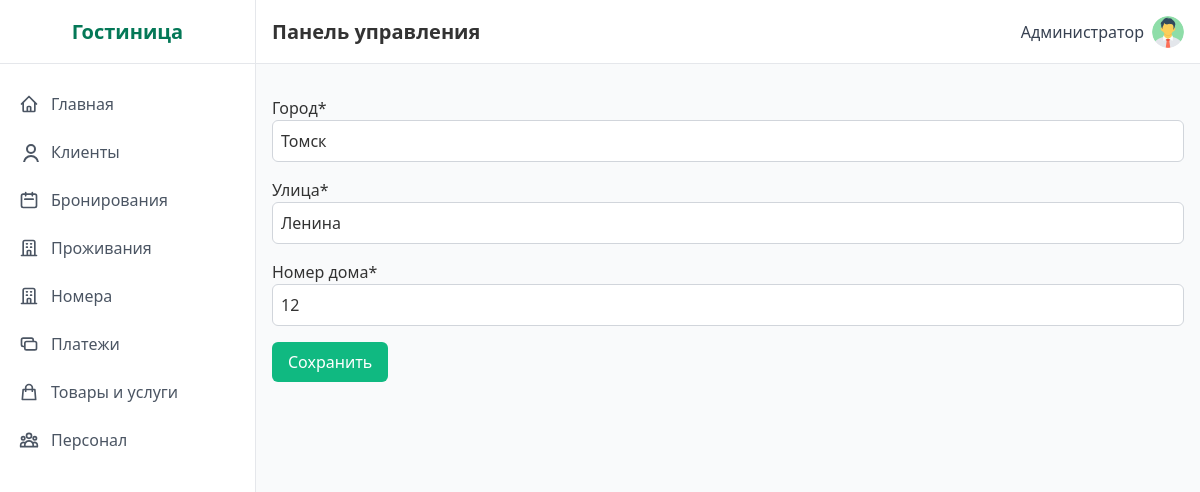
Screenshot of /addresses/1/edit/ (signed in) with the database file from the repository.
### hotel/models.py (models this page shows, shortened)
class Address(models.Model):
    city = models.CharField('Город', max_length=100)
    street = models.CharField('Улица', max_length=100)
    house = models.CharField('Номер дома', max_length=20)
    class Meta:
        verbose_name = 'Адрес'
        verbose_name_plural = 'Адреса'

### hotel/views.py (the view)
# urls.py: path('addresses/<int:pk>/edit/', views.AddressUpdateView.as_view(), name='address_edit'),
class AddressUpdateView(ProtectedView, UpdateView):
    model = Address
    form_class = AddressForm
    template_name = 'hotel/address_form.html'
    success_url = reverse_lazy('address_list')

### hotel/forms.py
class AddressForm(forms.ModelForm):
    class Meta:
        model = Address
        fields = ['city', 'street', 'house']
        widgets = {
            'city': forms.TextInput(attrs=DEFAULT_TEXT_INPUT),
            'street': forms.TextInput(attrs=DEFAULT_TEXT_INPUT),
            'house': forms.TextInput(attrs=DEFAULT_TEXT_INPUT),
        }

### templates/hotel/address_form.html (shortened to what this page needs)
{% extends 'base.html' %}
{% load crispy_forms_tags %}
{% block content %}
  <form method="post" class="space-y-4">
    {{ form|crispy }}
    <button type="submit" class="btn-primary">Сохранить</button>
  </form>
{% endblock %}

### templates/base.html (shortened to what this page needs)
{% load static %}
<!DOCTYPE html>
<html lang="ru">
<head>
  <link href="https://cdnjs.cloudflare.com/ajax/libs/tailwindcss/2.2.19/tailwind.min.css" rel="stylesheet">
  <link href="{% static 'css/style.css' %}" rel="stylesheet">
</head>
<body class="flex h-screen bg-gray-50">
  {% if request.user.is_authenticated %}
<div class="sidebar w-64 flex-shrink-0 hidden md:block" id="sidebar">
  <div class="sidebar-brand flex items-center justify-center h-16 border-b border-gray-200">
    <h2 class="text-xl font-semibold text-green-700">Гостиница</h2>
  </div>
  <div class="py-4">
    <a href="{% url 'dashboard' %}"
       class="sidebar-link {% if request.resolver_match.url_name == 'dashboard' %}active{% endif %}">
      <span class="flex items-center">
        <svg class="w-5 h-5 mr-3" fill="none" stroke="currentColor" viewBox="0 0 24 24">
          <path stroke-linecap="round" stroke-linejoin="round" stroke-width="2"
                d="M3 12l2-2m0 0l7-7 7 7M5 10v10a1 1 0 001 1h3m10-11l2 2m-2-2v10a1 1 0
                   01-1 1h-3m-6 0a1 1 0 001-1v-4a1 1 0 011-1h2a1 1 0 011 1v4a1 1 0
                   001 1m-6 0h6"/>
        </svg>
        Главная
      </span>
    </a>
    <a href="{% url 'client_list' %}"
       class="sidebar-link {% if request.resolver_match.url_name == 'client_list' %}active{% endif %}">
      <span class="flex items-center">
        <svg class="w-5 h-5 mr-3" fill="none" stroke="currentColor" viewBox="0 0 24 24 desalination">
          <path stroke-linecap="round" stroke-linejoin="round" stroke-width="2"
                d="M16 7a4 4 0 11-8 0 4 4 0 018 0zM12 14a7 7 0
                   00-7 7h14a7 7 0 00-7-7z"/>
        </svg>
        Клиенты
      </span>
    </a>
    <a href="{% url 'booking_list' %}"
       class="sidebar-link {% if request.resolver_match.url_name == 'booking_list' %}active{% endif %}">
      <span class="flex items-center">
        <svg class="w-5 h-5 mr-3" fill="none" stroke="currentColor" viewBox="0 0 24 24">
          <path stroke-linecap="round" stroke-linejoin="round" stroke-width="2"
                d="M8 7V3m8 4V3m-9 8h10M5 21h14a2
                   2 0 002-2V7a2 2 0 00-2-2H5a2 2 0
                   00-2 2v12a2 2 0 002 2z"/>
        </svg>
        Бронирования
      </span>
    </a>
    <a href="{% url 'accommodation_list' %}"
       class="sidebar-link {% if request.resolver_match.url_name == 'accommodation_list' %}active{% endif %}">
      <span class="flex items-center">
        <svg class="w-5 h-5 mr-3" fill="none" stroke="currentColor" viewBox="0 0 24 24">
          <path stroke-linecap="round" stroke-linejoin="round" stroke-width="2"
                d="M19 21V5a2 2 0 00-2-2H7a2 2 0
                   00-2 2v16m14 0h2m-2 0h-5m-9 0H3m2
                   0h5M9 7h1m-1 4h1m4-4h1m-1
                   4h1m-5 10v-5a1 1 0 011-1h2a1
                   1 0 011 1v5m-4 0h4"/>
        </svg>
        Проживания
      </span>
    </a>
    <a href="{% url 'room_list' %}"
       class="sidebar-link {% if request.resolver_match.url_name == 'room_list' %}active{% endif %}">
      <span class="flex items-center">
        <svg class="w-5 h-5 mr-3" fill="none" stroke="currentColor" viewBox="0 0 24 24">
          <path stroke-linecap="round" stroke-linejoin="round" stroke-width="2"
                d="M19 21V5a2 2 0 00-2-2H7a2 2 0
                   00-2 2v16m14 0h2m-2 0h-5m-9 0H3m2
                   0h5M9 7h1m-1 4h1m4-4h1m-1
                   4h1m-5 10v-5a1 1 0 011-1h2a1
                   1 0 011 1v5m-4 0h4"/>
        </svg>
        Номера
      </span>
    </a>
    <a href="{% url 'payment_list' %}"
       class="sidebar-link {% if request.resolver_match.url_name == 'payment_list' %}active{% endif %}">
      <span class="flex items-center">
        <svg class="w-5 h-5 mr-3" fill="none" stroke="currentColor" viewBox="0 0 24 24">
          <path stroke-linecap="round" stroke-linejoin="round" stroke-width="2"
                d="M17 9V7a2 2 0 00-2-2H5a2
                   2 0 00-2 2v6a2 2 0 002 2h2m2
                   4h10a2 2 0 002-2v-6a2 2 0
                   00-2-2H9a2 2 0 00-2 2v6a2
                   2 0 002 2z"/>
        </svg>
        Платежи
      </span>
    </a>
    <a href="{% url 'inventory_orders' %}"
       class="sidebar-link {% if request.resolver_match.url_name == 'inventory_orders' %}active{% endif %}">
      <span class="flex items-center">
        <svg class="w-5 h-5 mr-3" fill="none" stroke="currentColor" viewBox="0 0 24 24">
          <path stroke-linecap="round" stroke-linejoin="round" stroke-width="2"
                d="M16 11V7a4 4 0 00-8 0v4M5
                   9h14l1 12H4L5 9z"/>
        </svg>
        Товары и услуги
      </span>
    </a>
    <a href="{% url 'employee_list' %}"
       class="sidebar-link {% if request.resolver_match.url_name == 'employee_list' %}active{% endif %}">
      <span class="flex items-center">
        Персонал
      </span>
    </a>
  </div>
</div>
{% endif %}
    <div class="flex-1 flex flex-col overflow-hidden">
        <header class="header flex items-center justify-between h-16 px-4 border-b border-gray-200">
            <div class="flex items-center">
                <h1 class="text-xl font-semibold">Панель управления</h1>
            </div>
            <div class="flex items-center space-x-4">
{% if request.user.is_authenticated %}
<div class="relative inline-block text-left">
  <button id="userMenuButton"
          class="flex items-center space-x-2 focus:outline-none">
    <span class="text-gray-700">
      {{ request.user.get_full_name|default:request.user.username }}
    </span>
    <img src="{{ request.user.profile.avatar_url|default:'/static/images/default-avatar.png' }}"
         alt="Аватар"
         class="w-8 h-8 rounded-full object-cover">
  </button>
</div>
{% endif %}
</div>
        </header>
        <main class="flex-1 overflow-y-auto p-4 bg-gray-50">
            {% block content %}{% endblock %}
        </main>
    </div>
</body>
</html>

### static/css/style.css (style rules this page uses)
:root { --primary-green: #10b981; --dark-green: #047857; --light-green: #a7f3d0; --bg-green: #ecfdf5; --border-gray: #e5e7eb; }
body { font-family: 'Segoe UI', Tahoma, Geneva, Verdana, sans-serif; background-color: var(--bg-green); color: #333; }
.sidebar { background-color: white; border-right: 1px solid var(--border-gray); }
.sidebar > div:first-child { border-bottom: 1px solid var(--border-gray); }
.sidebar-link { display: block; padding: 0.75rem 1rem; color: #4b5563; border-left: 3px solid transparent; transition: background-color .2s, border-color .2s; }
.sidebar .sidebar-brand { width: 100%; border-bottom: 1px solid var(--border-gray); }
.header { background-color: white; border-bottom: 1px solid var(--border-gray); box-shadow: 0 1px 3px rgba(0,0,0,0.05); }
.btn-primary { background-color: var(--primary-green); color: white; padding: 0.5rem 1rem; border-radius: 0.375rem; font-weight: 500; transition: background-color .2s; display: inline-block; text-decoration: none; }
input[type="text"], input[type="email"], input[type="date"], input[type="number"], select, textarea { border: 1px solid #d1d5db; border-radius: 0.375rem; padding: 0.5rem; width: 100%; font-size: 1rem; transition: border-color .2s; }
.rounded { border-radius: 0.375rem !important; }

### rows the page displays
Address: city "Томск", street "Ленина", house "12"

### other values shown
{{ request.user.get_full_name|default:request.user.username }} "Администратор"
